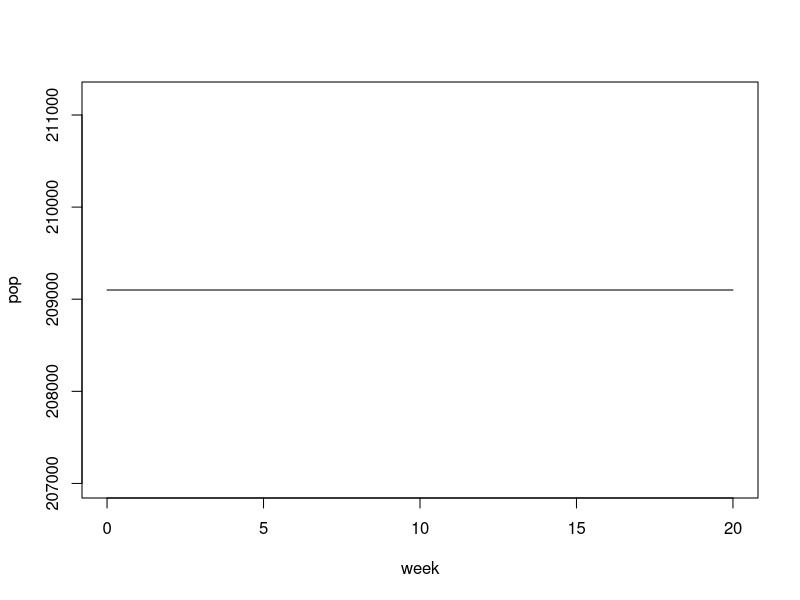
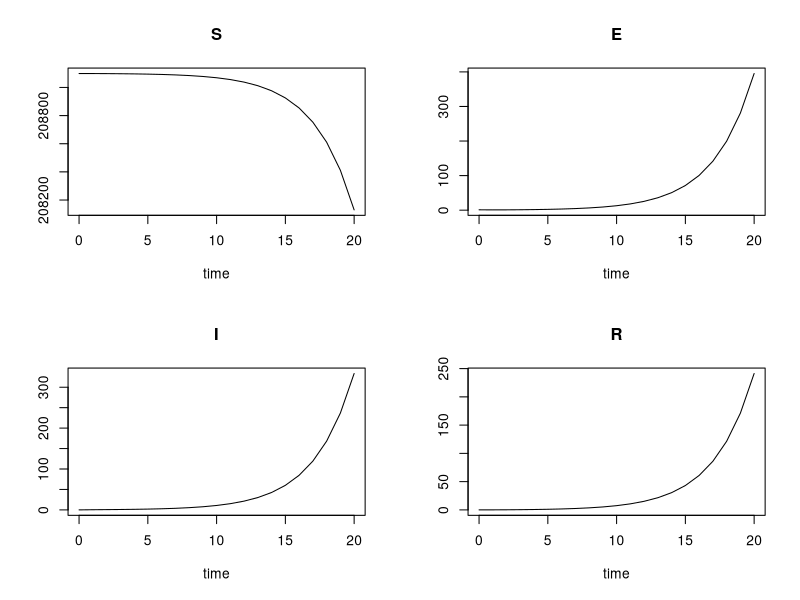
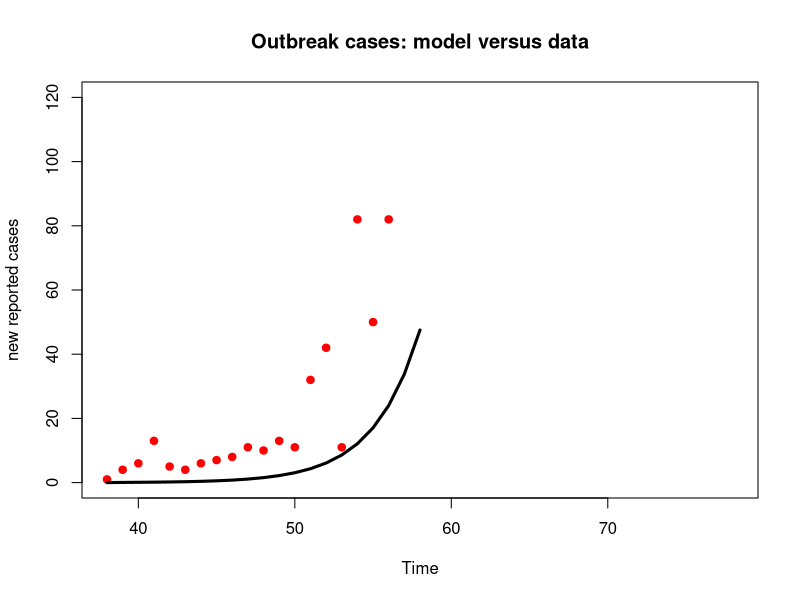

These figures' R source, in order:
setwd("C:/PAN/IHTM/MMID2023")

library(deSolve)

# set up a function to solve and fit the model
HepE<-function(t, state, parameters) 
{
  with(as.list(c(state, parameters)),
       {
         # define variables
         P <- (S+E+I+R)
         beta<-(R0*(muo+tau)*(gamma+muo))/gamma
         lam <- beta*I/P
         
         # rate of change
         dS <- mui*P-muo*S-lam*S+omega*R
         dE <- -muo*E+lam*S-gamma*E
         dI <- -muo*I+gamma*E-tau*I
         dR <- -muo*R+tau*I-omega*R
         
         # return the rate of change
         list(c(dS, dE, dI, dR))
       }
  ) 
}  

 # model initial conditions
  initP<-209100
  initE<-1
  initI<-0
  initR<-0
  initS<-initP-initE-initI-initR
  state <- c(S = initS, E=initE, I = initI,R = initR)
  
  # model parameters
  parameters <- c(mui=(1/(50*52)),    # birth
                  muo=(1/(50*52)),    # death
                  R0= 4,              # basic reproduction number
                  omega=(1/(10*52)),  # rate of loss of immunity = 1/(average duration of immunity)
                  gamma=(1/2),        # rate of movement from latent to infectious stage = 1/(average latent period)
                  tau=(1/4),          # rate of recovery = 1/(average duration of infection)
                  report=1/7         # proportion of all infections that are reported
  )
  
 
  # define the number of weeks to run the model
  times <- seq(0, 20, by = 1)
  # solve the ODEs
  out <- ode(y = state, times = times, func = HepE, parms = parameters)
  
  pop<-out[,"S"]+out[,"E"]+out[,"I"]+out[,"R"]  
  plot(out[,"time"],pop,type='l',xlab='week')
  plot(out)
#map with real data
  cases <- read.csv('hepEdata_begin.csv')
  week_start <- 38
  week_stop <- 78
  dev.new()
  plot(cases$week,cases$new.case,pch=19,col='red',xlim=c(week_start,week_stop),ylim=c(0,120),main = "Outbreak cases: model versus data",xlab = "Time",ylab="new reported cases")
#work out incidence
  beta  <- (parameters["R0"]*(parameters["muo"]+parameters["tau"])*(parameters["gamma"]+parameters["muo"]))/parameters["gamma"]
  lam <- beta*out[,"I"]/pop
  inc <- parameters["report"]*lam*out[,"S"]
#plot model output onto data  
  lines(out[,"time"]+week_start,inc,lwd=3)


  


  
   

  
